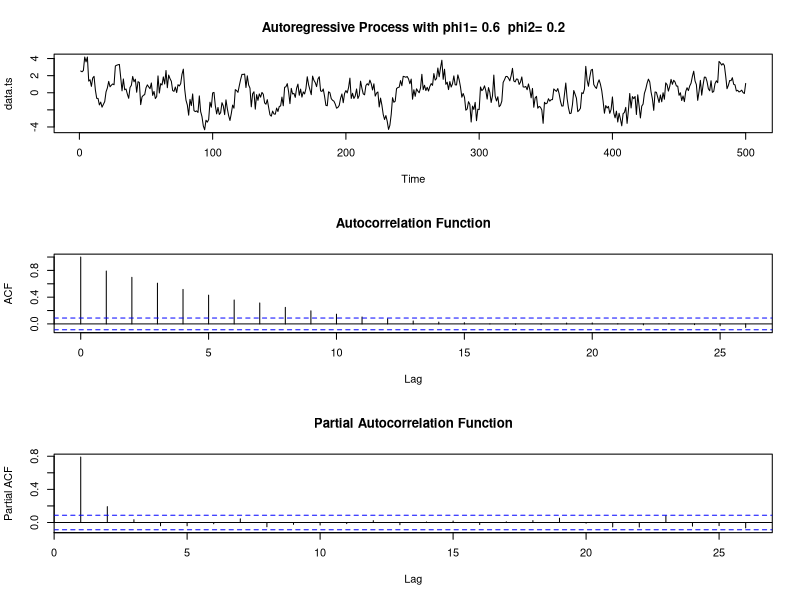
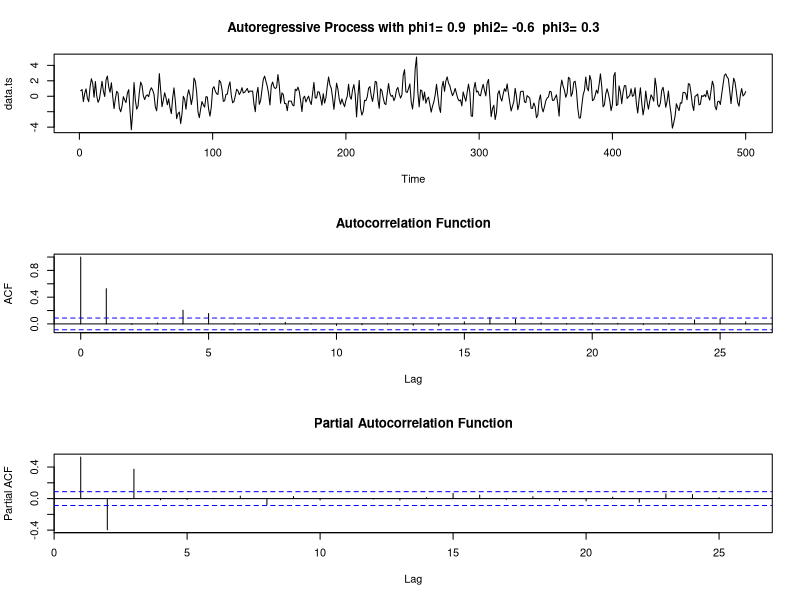
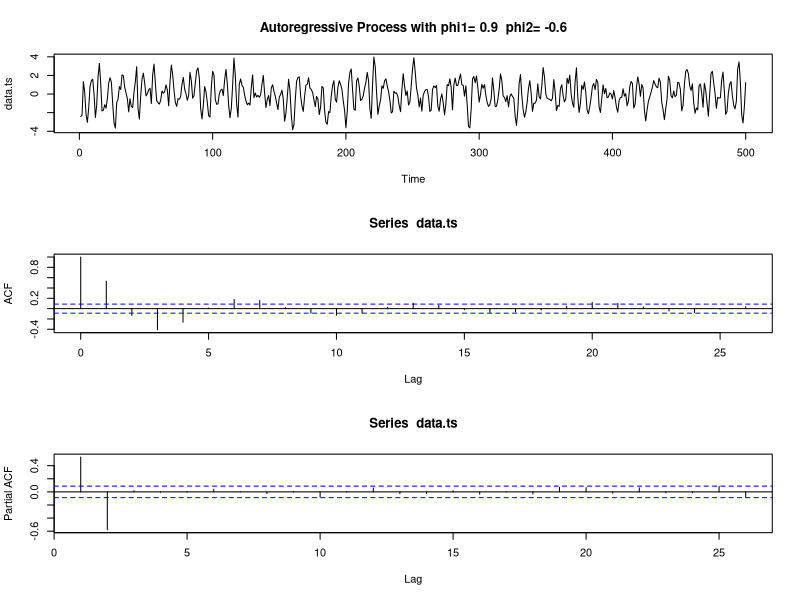
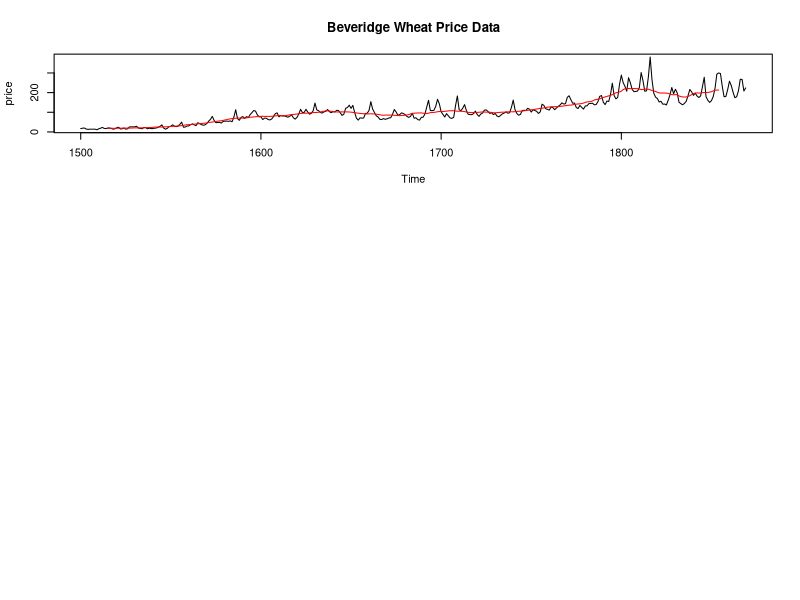
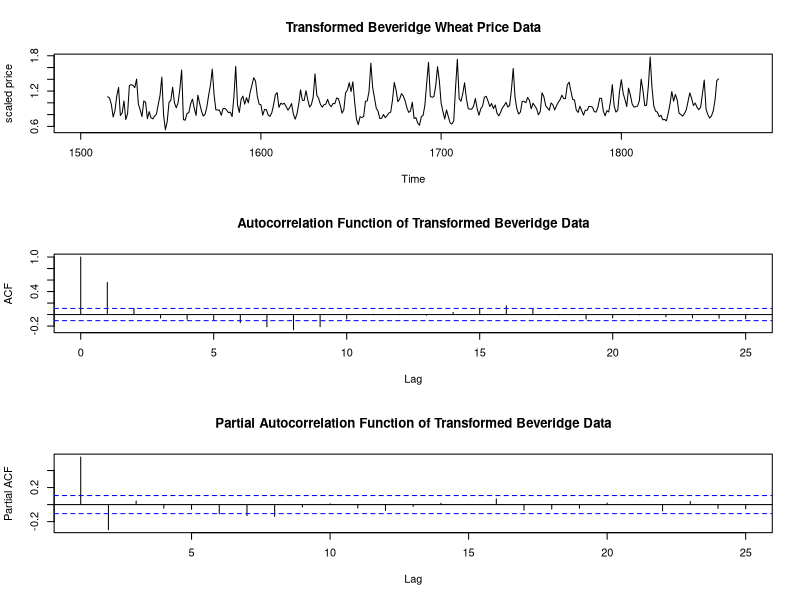
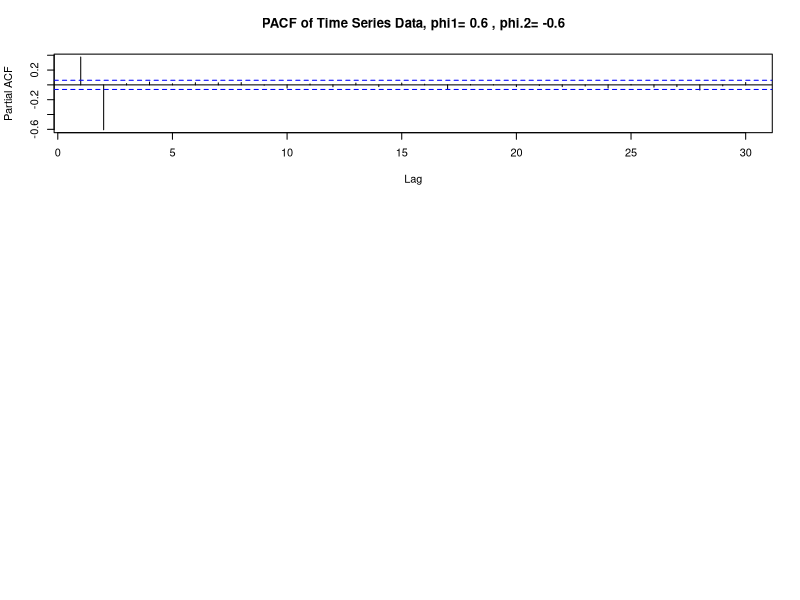

Write the R code that produced these figures, in order.
## ---- chunk 1
rm( list=ls( all = TRUE ) )
par(mfrow=c(3,1))
phi.1 = .6; phi.2 = .2
data.ts = arima.sim(n = 500, list(ar = c(phi.1, phi.2)))
plot(data.ts, main = paste("Autoregressive Process with phi1=",phi.1," phi2=",phi.2) )
acf(data.ts, main="Autocorrelation Function")
acf(data.ts, type="partial", main="Partial Autocorrelation Function")
## ---- chunk 2
rm( list=ls( all = TRUE ) )
par(mfrow=c(3,1))
phi.1 = .9; phi.2 = -.6; phi.3 = .3
data.ts = arima.sim(n = 500, list(ar = c(phi.1, phi.2, phi.3)))
plot(data.ts, main = paste("Autoregressive Process with phi1=", phi.1," phi2=",phi.2," phi3=",phi.3) )
acf(data.ts, main="Autocorrelation Function")
acf(data.ts, type="partial", main="Partial Autocorrelation Function")
## ---- chunk 3
phi.1 = .9; phi.2 = -.6;
par(mfrow=c(3,1))
data.ts = arima.sim(n = 500, list(ar = c(phi.1, phi.2)))
plot(data.ts, 
main = 
paste("Autoregressive Process with phi1=", phi.1," phi2=",phi.2 ) ) 
acf(data.ts)
acf(data.ts, type="partial")
## ---- chunk 4
library(tseries)
## ---- chunk 5
data(package="tseries")
## ---- chunk 6
data(bev, package="tseries")
## ---- chunk 7
ls()
## ---- chunk 8
help(bev)
## ---- chunk 9
class(bev)
## ---- chunk 10
beveridge.ts = bev
plot( beveridge.ts, ylab="price", main="Beveridge Wheat Price Data")
beveridge.MA = filter(beveridge.ts, rep(1/31, 31), sides = 2)
lines(beveridge.MA, col="red")
## ---- chunk 11
par(mfrow=c(3,1))
Y = beveridge.ts/beveridge.MA
plot( Y, ylab="scaled price", main="Transformed Beveridge Wheat Price Data")
acf(na.omit(Y),
main="Autocorrelation Function of Transformed Beveridge Data")
acf(na.omit(Y), type="partial",
main="Partial Autocorrelation Function of Transformed Beveridge Data")
## ---- chunk 12
ar(na.omit(Y), order.max = 5)
## ---- chunk 13
phi.1 = .6;
phi.2 = -.6;
data.ts = arima.sim(n = 1000, list(ar = c(phi.1, phi.2)))
acf(data.ts, type="partial",
main=paste("PACF of Time Series Data, phi1=",phi.1,", phi.2=",phi.2) )
## ---- chunk 14

